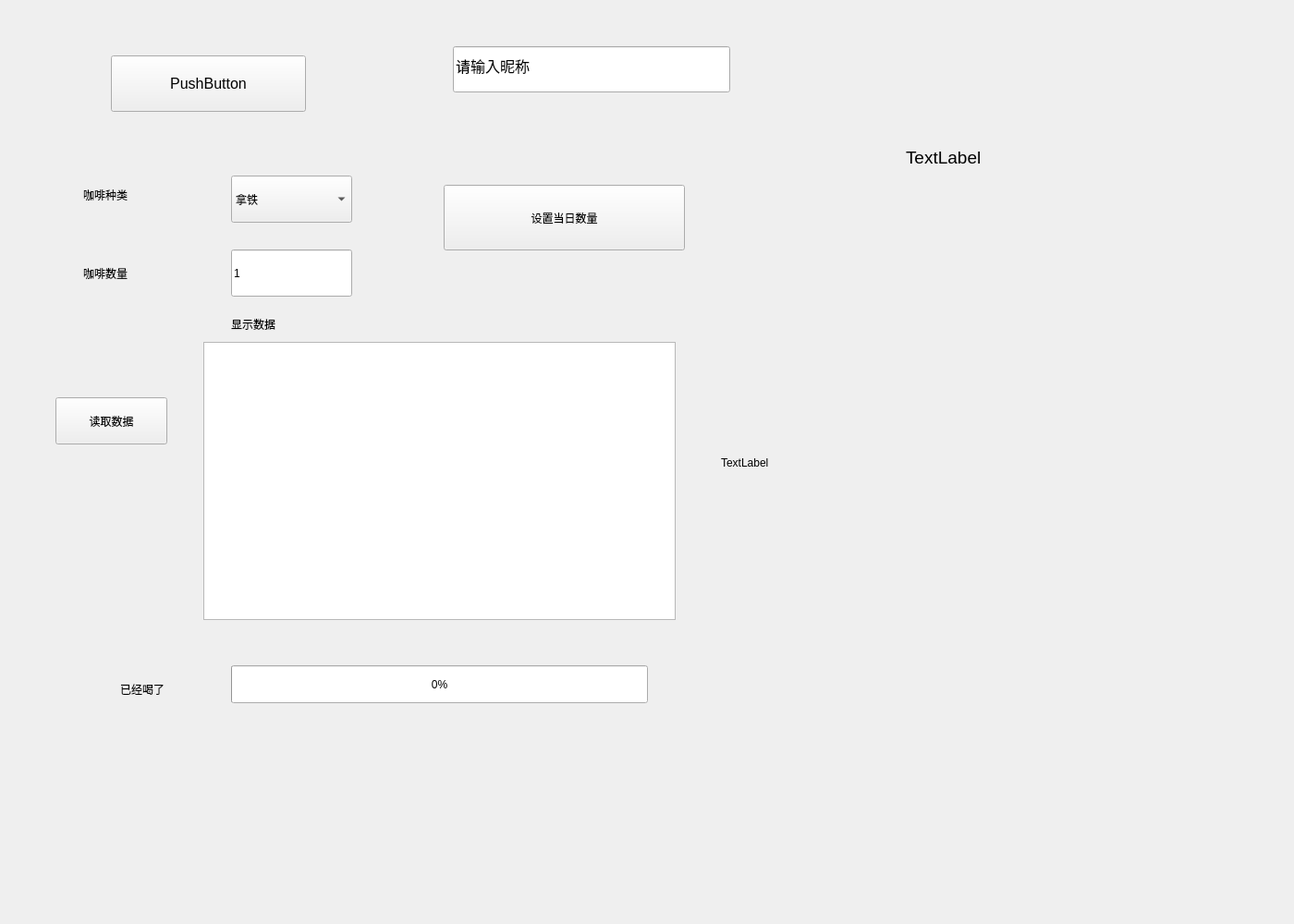
<?xml version="1.0" encoding="UTF-8"?>
<ui version="4.0">
 <class>My</class>
 <widget class="QWidget" name="My">
  <property name="geometry">
   <rect>
    <x>0</x>
    <y>0</y>
    <width>1400</width>
    <height>1000</height>
   </rect>
  </property>
  <property name="windowTitle">
   <string>Form</string>
  </property>
  <widget class="QWidget" name="background" native="true">
   <property name="geometry">
    <rect>
     <x>0</x>
     <y>0</y>
     <width>1441</width>
     <height>991</height>
    </rect>
   </property>
   <property name="styleSheet">
    <string notr="true">QWidget#background {  
    border-image:url(:/icons/background.png) 0 0 0 0 stretch stretch;
	background-size: contain;  
}</string>
   </property>
   <widget class="QPushButton" name="goback">
    <property name="geometry">
     <rect>
      <x>120</x>
      <y>60</y>
      <width>211</width>
      <height>61</height>
     </rect>
    </property>
    <property name="styleSheet">
     <string notr="true">font: 12pt;</string>
    </property>
    <property name="text">
     <string>PushButton</string>
    </property>
   </widget>
   <widget class="QLineEdit" name="lineEdit">
    <property name="geometry">
     <rect>
      <x>490</x>
      <y>50</y>
      <width>300</width>
      <height>50</height>
     </rect>
    </property>
    <property name="styleSheet">
     <string notr="true">font: 12pt ;</string>
    </property>
    <property name="text">
     <string>请输入昵称</string>
    </property>
   </widget>
   <widget class="QLabel" name="label">
    <property name="geometry">
     <rect>
      <x>90</x>
      <y>170</y>
      <width>171</width>
      <height>81</height>
     </rect>
    </property>
    <property name="text">
     <string>咖啡种类</string>
    </property>
   </widget>
   <widget class="QPushButton" name="btnSet">
    <property name="geometry">
     <rect>
      <x>480</x>
      <y>200</y>
      <width>261</width>
      <height>71</height>
     </rect>
    </property>
    <property name="text">
     <string>设置当日数量</string>
    </property>
   </widget>
   <widget class="QPushButton" name="btnRead">
    <property name="geometry">
     <rect>
      <x>60</x>
      <y>430</y>
      <width>121</width>
      <height>51</height>
     </rect>
    </property>
    <property name="text">
     <string>读取数据</string>
    </property>
   </widget>
   <widget class="QPlainTextEdit" name="plainTextEdit">
    <property name="geometry">
     <rect>
      <x>220</x>
      <y>370</y>
      <width>511</width>
      <height>301</height>
     </rect>
    </property>
   </widget>
   <widget class="QProgressBar" name="progressBar">
    <property name="geometry">
     <rect>
      <x>250</x>
      <y>720</y>
      <width>451</width>
      <height>41</height>
     </rect>
    </property>
    <property name="value">
     <number>0</number>
    </property>
   </widget>
   <widget class="QLabel" name="label_3">
    <property name="geometry">
     <rect>
      <x>130</x>
      <y>720</y>
      <width>161</width>
      <height>51</height>
     </rect>
    </property>
    <property name="text">
     <string>已经喝了</string>
    </property>
   </widget>
   <widget class="QComboBox" name="comboBox">
    <property name="geometry">
     <rect>
      <x>250</x>
      <y>190</y>
      <width>131</width>
      <height>51</height>
     </rect>
    </property>
    <item>
     <property name="text">
      <string>拿铁</string>
     </property>
    </item>
    <item>
     <property name="text">
      <string>卡布奇诺</string>
     </property>
    </item>
    <item>
     <property name="text">
      <string>摩卡</string>
     </property>
    </item>
    <item>
     <property name="text">
      <string>浓缩咖啡</string>
     </property>
    </item>
   </widget>
   <widget class="QLineEdit" name="leCount">
    <property name="geometry">
     <rect>
      <x>250</x>
      <y>270</y>
      <width>131</width>
      <height>51</height>
     </rect>
    </property>
    <property name="text">
     <string>1</string>
    </property>
   </widget>
   <widget class="QLabel" name="label_2">
    <property name="geometry">
     <rect>
      <x>90</x>
      <y>260</y>
      <width>211</width>
      <height>71</height>
     </rect>
    </property>
    <property name="text">
     <string>咖啡数量</string>
    </property>
   </widget>
   <widget class="QLabel" name="label_4">
    <property name="geometry">
     <rect>
      <x>250</x>
      <y>320</y>
      <width>171</width>
      <height>61</height>
     </rect>
    </property>
    <property name="text">
     <string>显示数据</string>
    </property>
   </widget>
   <widget class="QLabel" name="ImageLabel">
    <property name="geometry">
     <rect>
      <x>780</x>
      <y>230</y>
      <width>561</width>
      <height>542</height>
     </rect>
    </property>
    <property name="text">
     <string>TextLabel</string>
    </property>
   </widget>
   <widget class="QLabel" name="AdviceLabel">
    <property name="geometry">
     <rect>
      <x>980</x>
      <y>140</y>
      <width>600</width>
      <height>60</height>
     </rect>
    </property>
    <property name="styleSheet">
     <string notr="true">font: 14pt;</string>
    </property>
    <property name="text">
     <string>TextLabel</string>
    </property>
   </widget>
   <zorder>goback</zorder>
   <zorder>lineEdit</zorder>
   <zorder>label</zorder>
   <zorder>btnSet</zorder>
   <zorder>btnRead</zorder>
   <zorder>plainTextEdit</zorder>
   <zorder>progressBar</zorder>
   <zorder>label_3</zorder>
   <zorder>comboBox</zorder>
   <zorder>leCount</zorder>
   <zorder>label_2</zorder>
   <zorder>label_4</zorder>
   <zorder>AdviceLabel</zorder>
   <zorder>ImageLabel</zorder>
  </widget>
 </widget>
 <resources/>
 <connections/>
</ui>
